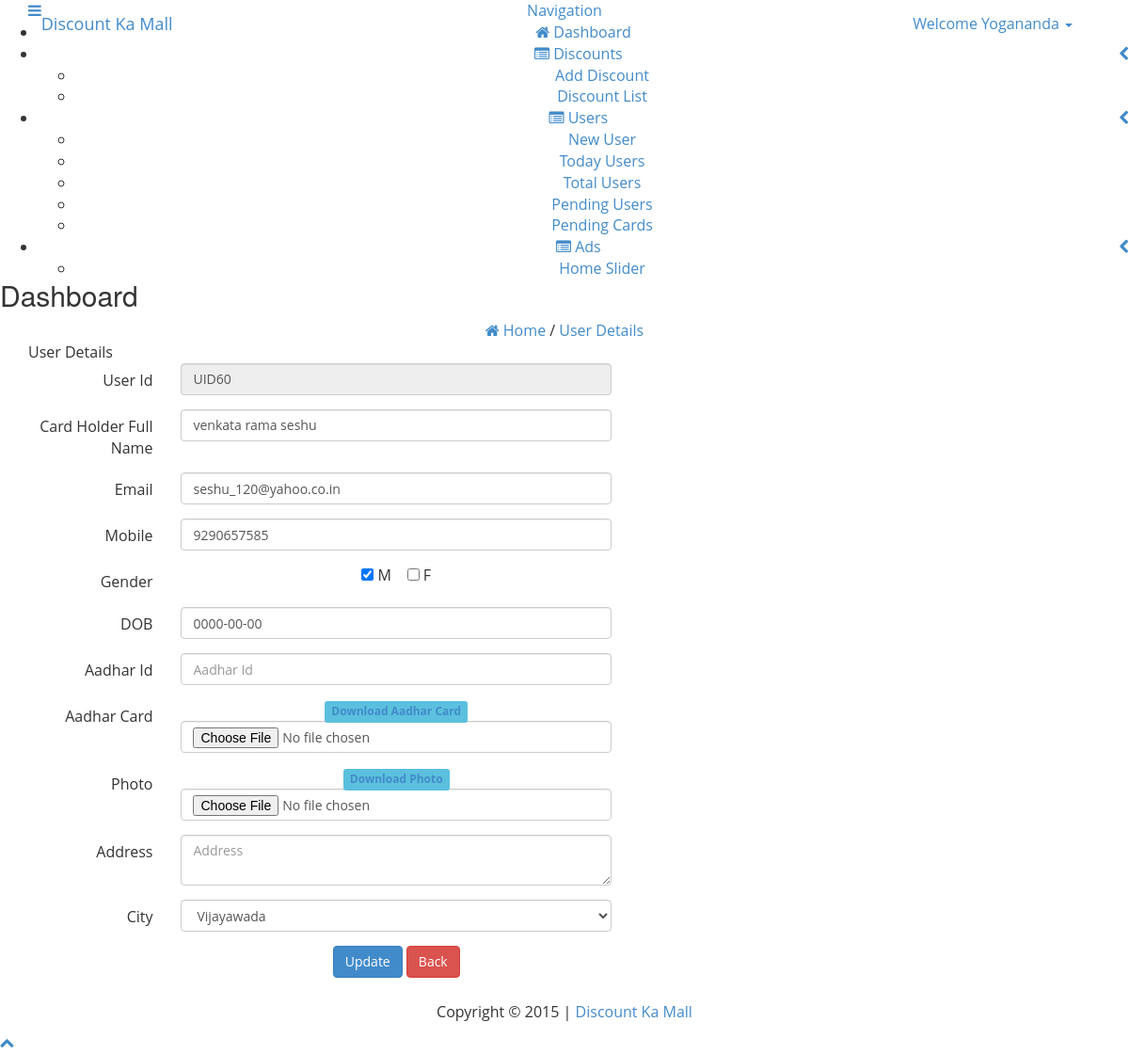
The page /discountmall/edit-userdetails.php?Id=UID60 (signed in) on the database its author committed.
### tables this page shows
CREATE TABLE IF NOT EXISTS `users` (
  `sno` int(10) NOT NULL AUTO_INCREMENT,
  `userid` varchar(20) NOT NULL,
  `full_name` varchar(255) NOT NULL,
  `email` varchar(255) NOT NULL,
  `pass` varchar(50) NOT NULL,
  `gender` enum('M','F') NOT NULL,
  `mobile` varchar(20) NOT NULL,
  `dob` date NOT NULL,
  `aid` varchar(30) NOT NULL,
  `acard` varchar(255) NOT NULL,
  `cphoto` varchar(255) NOT NULL,
  `address` mediumtext NOT NULL,
  `city` varchar(5) NOT NULL,
  `terms` tinyint(1) NOT NULL,
  `dcard` tinyint(1) NOT NULL,
  `issby` varchar(20) NOT NULL,
  `rdate` date NOT NULL,
  `apply_status` varchar(10) NOT NULL,
  PRIMARY KEY (`sno`)
);

### discountmall/edit-userdetails.php (the view, shortened to what this page needs)
<?php
$admin_name=$_SESSION['uname'];
$uid=$_GET['Id'];
?>
<!DOCTYPE html>
<html lang="en">
<head>
  <link href="style/bootstrap.css" rel="stylesheet">
  <link rel="stylesheet" href="style/font-awesome.css">
  <link rel="stylesheet" href="style/jquery-ui-1.9.2.custom.min.css">
  <link rel="stylesheet" href="style/fullcalendar.css">
  <link rel="stylesheet" href="style/prettyPhoto.css">
  <link rel="stylesheet" href="style/rateit.css">
  <link rel="stylesheet" href="style/bootstrap-datetimepicker.min.css">
  <link rel="stylesheet" href="style/jquery.cleditor.css">
  <link rel="stylesheet" href="style/uniform.default.html">
  <link rel="stylesheet" href="style/daterangepicker-bs3.css" />
  <link rel="stylesheet" href="style/bootstrap-switch.css">
  <link href="style/style.css" rel="stylesheet">
  <link href="style/widgets.css" rel="stylesheet">
  <link href="style/jquery.gritter.css" rel="stylesheet">
</head>
<body>
<header>
<div class="navbar navbar-fixed-top bs-docs-nav" role="banner">
    <div class="container">
      <div class="navbar-header">
      <a href="#" class="pull-left menubutton hidden-xs"><i class="fa fa-bars"></i></a>
		  <a href="dashboard.php" class="navbar-brand">Discount <span class="bold">Ka Mall</span></a>
		</div>
      <nav class="collapse navbar-collapse bs-navbar-collapse" role="navigation">
        <ul class="nav navbar-nav pull-right">
          <li class="dropdown pull-right user-data">
            <a data-toggle="dropdown" class="dropdown-toggle" href="#">
              Welcome <span class="bold"><?php echo ucfirst($admin_name);?></span> <b class="caret"></b>
            </a>
          </li>
        </ul>
      </nav>
    </div>
  </div>
</header>
<div class="content">
    <div class="sidebar">
        <div class="sidebar-dropdown"><a href="#">Navigation</a></div>
        <ul id="nav">
          <li><a href="dashboard.php"><i class="fa fa-home"></i> <span>Dashboard</span></a></li>
          <li class="has_sub"><a href="#"><i class="fa fa-list-alt"></i> <span>Discounts</span> <span class="pull-right"><i class="fa fa-chevron-left"></i></span></a>
            <ul>
              <li><a href="add-discount.php">Add Discount</a></li>
              <li><a href="discount-list.php">Discount List</a></li>
            </ul>
          </li>
		<li class="has_sub"><a href="#" class="open"><i class="fa fa-list-alt"></i> <span>Users</span> <span class="pull-right"><i class="fa fa-chevron-left"></i></span></a>
            <ul>
				<li><a href="new-user.php">New User</a></li>
				<li><a href="today-users.php">Today Users</a></li>
				<li><a href="total-users.php">Total Users</a></li>
				<li><a href="pending-users.php">Pending Users</a></li>
				<li><a href="card-pendings.php">Pending Cards</a></li>
            </ul>
        </li>
		<li class="has_sub"><a href="#"><i class="fa fa-list-alt"></i> <span>Ads</span> <span class="pull-right"><i class="fa fa-chevron-left"></i></span></a>
            <ul>
				<li><a href="home-slider.php">Home Slider</a></li>
            </ul>
        </li>
        </ul>
    </div>
  	<div class="mainbar">
	    <div class="page-head">
	      <h2 class="pull-left">Dashboard</h2>
        <div class="clearfix"></div>
        <div class="bread-crumb">
          <a href="dashboard.php"><i class="fa fa-home"></i> Home</a>
          <span class="divider">/</span>
          <a href="#" class="bread-current">User Details</a>
        </div>
	    </div>
	    <div class="matter">
        <div class="container">
			<div class="row">
				<div class="col-md-10">
				<?php
					$user_query=mysql_query("select * from users where userid='{$uid}'");
					$user_details=mysql_fetch_array($user_query);
					?>
						<div class="widget">
                <div class="widget-head">
                  <div class="pull-left">User Details</div>
                  <div class="clearfix"></div>
                </div>
                <div class="widget-content">
                  <div class="padd">
                                    <div class="form profile">
                                      <form class="form-horizontal" method="post" enctype="multipart/form-data" action="" onsubmit="return valid_details();" autocomplete="off">
                                          <div class="form-group">
                                            <label class="control-label col-lg-2" for="name1">User Id</label>
                                            <div class="col-lg-6">
                                              <input type="text" class="form-control" id="uid" name="uid" placeholder="User Id" value="<?php echo $user_details[1]; ?>" readonly>
                                            </div>
                                          </div>
                                          <div class="form-group">
                                            <label class="control-label col-lg-2" for="name1">Card Holder Full Name</label>
                                            <div class="col-lg-6">
                                              <input type="text" class="form-control" id="fname" name="fname" placeholder="Card Holder Full Name" value="<?php echo $user_details[2]; ?>" >
                                            </div>
                                          </div>
                                          <div class="form-group">
                                            <label class="control-label col-lg-2" for="email1">Email</label>
                                            <div class="col-lg-6">
                                              <input type="text" class="form-control" id="email" name="email" placeholder="Customer Email Id" value="<?php echo $user_details[3]; ?>" >
                                            </div>
                                          </div>
                                          <div class="form-group">
                                            <label class="control-label col-lg-2" for="telephone">Mobile</label>
                                            <div class="col-lg-6">
                                              <input type="text" class="form-control" id="mobile" name="mobile" placeholder="Customer Mobile Number" value="<?php echo $user_details[6]; ?>" >
                                            </div>
                                          </div>
										<div class="form-group">
                                            <label class="control-label col-lg-2" for="telephone">Gender</label>
                                            <div class="col-lg-6">
                                           <label class="inline">
                                              <input type="checkbox" id="male" name="gender" value="M" <?php if($user_details[5]=='M') { ?> checked="checked" <?php } ?>>&nbsp;M &nbsp;&nbsp;
											  <input type="checkbox" id="female" name="gender" value="F" <?php if($user_details[5]=='F') { ?> checked="checked" <?php } ?>>&nbsp;F
											  </label>
										   </div>
                                          </div>
										  <div class="form-group">
                                            <label class="control-label col-lg-2" for="telephone">DOB</label>
                                            <div class="col-lg-6">
                                              <input type="text" class="form-control datepicker" id="dob" name="dob" placeholder="DOB" value="<?php echo $user_details[7]; ?>" >
                                            </div>
                                          </div>
										  <div class="form-group">
                                            <label class="control-label col-lg-2" for="telephone">Aadhar Id</label>
                                            <div class="col-lg-6">
                                              <input type="text" class="form-control" id="aid" name="aid" placeholder="Aadhar Id" value="<?php echo $user_details[8]; ?>" >
                                            </div>
                                          </div>
										  <div class="form-group">
                                            <label class="control-label col-lg-2" for="telephone">Aadhar Card</label>
                                            <div class="col-lg-6">
                                              <span class='label label-info'><a href="<?php echo $user_details[9]; ?>" download="<?php echo $user_details[9]; ?>" title='Click To Download' style='text-decoration:none;'>Download Aadhar Card</a></span>
											<input type="file" class="form-control" id="acard" name="acard">
											</div>
                                          </div>
										  <div class="form-group">
                                            <label class="control-label col-lg-2" for="telephone">Photo</label>
                                            <div class="col-lg-6">
                                              <span class='label label-info'><a href="<?php echo $user_details[10]; ?>" download="<?php echo $user_details[10]; ?>" title='Click To Download' style='text-decoration:none;'>Download Photo</a></span>
                                            <input type="file" class="form-control" id="cphoto" name="cphoto">
											</div>
                                          </div>
                                          <div class="form-group">
                                            <label class="control-label col-lg-2" for="address">Address</label>
                                            <div class="col-lg-6">
                                              <textarea class="form-control" id="address" name="address" placeholder="Address" ><?php echo $user_details[11]; ?></textarea>
                                            </div>
                                          </div>
                                          <div class="form-group">
                                            <label class="control-label col-lg-2">City</label>
                                            <div class="col-lg-6">
												<select class="form-control" name="city" id="city">
												<option value="1" <?php if($user_details[12]=='1') { ?> selected="selected" <?php } ?>>Vijayawada</option>
                                                </select>
											</div>
                                          </div>
                                          <div class="form-group">
											 <div class="col-lg-6 col-lg-offset-2">
												<input type="submit" class="btn btn-primary" name="sub" value="Update">
												<input type="button" class="btn btn-danger" value="Back" onclick="return tusers();">
											</div>
                                          </div>
                                      </form>
                                    </div>
                  </div>
                </div>
              </div>
				</div>
			</div>
        </div>
		</div>
    </div>
</div>
<footer>
  <div class="container">
    <div class="row">
      <div class="col-md-12">
            <p class="copy">Copyright &copy; 2015 | <a href="#">Discount Ka Mall</a> </p>
      </div>
    </div>
  </div>
</footer>
<span class="totop"><a href="#"><i class="fa fa-chevron-up"></i></a></span>
	<link href="calender/ui-lightness/jquery-ui-1.10.3.custom.css" rel="stylesheet">
</body>
</html>

### css/style.css (style rules this page uses)
h4, h5, h6, h1, h2, h3 { margin-top: 0; }
ul, ol { margin: 0; }
p { margin: 0; }
html, body { font-family: 'Open Sans', sans-serif; font-size: 100%; background: #ffffff; }
body a { transition:0.5s all; -webkit-transition:0.5s all; -moz-transition:0.5s all; -o-transition:0.5s all; -ms-transition:0.5s all; }
.content { text-align:center; }
.copy { margin:10px 0; text-align:center; }
label { display: block; margin-bottom: 0; font-weight: normal; }

### rows shown on the page
users: uid "UID60", fname "venkata rama seshu", email "seshu_120@yahoo.co.in", mobile "9290657585", gender "☑", dob "0000-00-00", city "Vijayawada"

### other values the page prints
$admin_name "Yogananda"
